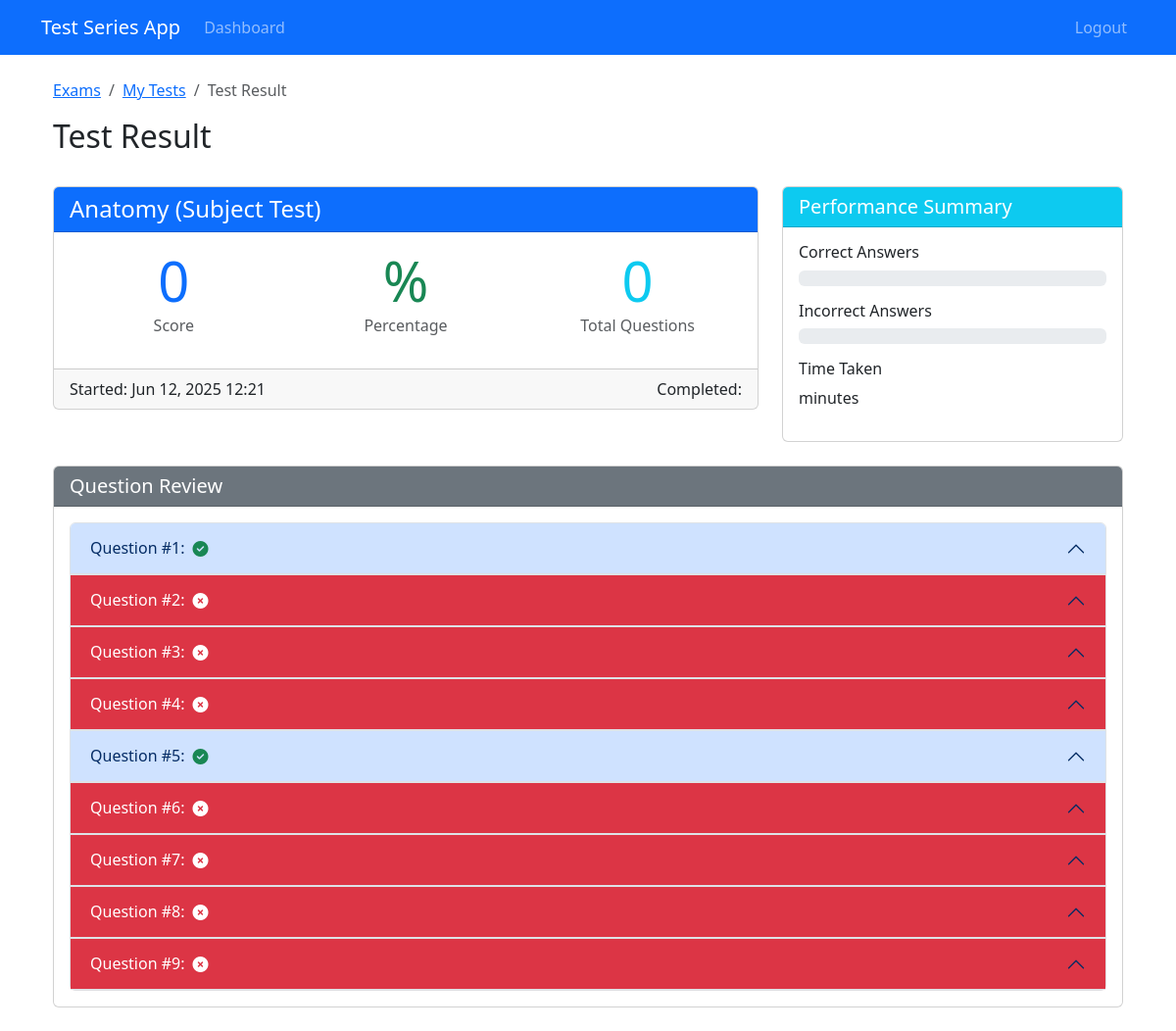
/exams/test_result/2/ (signed in), run on the app's committed database.
### exams/models.py (models this page shows, shortened)
class TestAttempt(models.Model):
    user = models.ForeignKey(User, on_delete=models.CASCADE)
    mock_test = models.ForeignKey('MockTest', on_delete=models.CASCADE, null=True, blank=True)
    subject = models.ForeignKey(Subject, on_delete=models.CASCADE, null=True, blank=True)
    chapter = models.ForeignKey(Chapter, on_delete=models.CASCADE, null=True, blank=True)
    score = models.PositiveIntegerField(default=0)
    total_questions = models.PositiveIntegerField(default=0)
    completed = models.BooleanField(default=False)
    start_time = models.DateTimeField(auto_now_add=True)
    end_time = models.DateTimeField(null=True, blank=True)
    current_question_index = models.PositiveIntegerField(default=0)

class Subject(models.Model):
    exam_type = models.ForeignKey(ExamType, on_delete=models.CASCADE)
    name = models.CharField(max_length=100)
    description = models.TextField(blank=True, null=True)
    created_at = models.DateTimeField(auto_now_add=True)
    updated_at = models.DateTimeField(auto_now=True)

class UserAnswer(models.Model):
    user = models.ForeignKey(User, on_delete=models.CASCADE)
    question = models.ForeignKey(Question, on_delete=models.CASCADE)
    selected_answer = models.ForeignKey(Answer, on_delete=models.CASCADE, null=True, blank=True)
    is_correct = models.BooleanField(default=False)
    timestamp = models.DateTimeField(auto_now_add=True)

### exams/views.py (the view)
# urls.py: path('test_result/<int:attempt_id>/', views.test_result, name='test_result'),
@login_required
def test_result(request, attempt_id):
    attempt = get_object_or_404(TestAttempt, pk=attempt_id, user=request.user)
    if attempt.mock_test:
        questions = attempt.mock_test.questions.all()
    elif attempt.subject:
        questions = Question.objects.filter(subject=attempt.subject)
    elif attempt.chapter:
        questions = Question.objects.filter(chapter=attempt.chapter)
    else:
        questions = Question.objects.none()
    user_answers = UserAnswer.objects.filter(
        user=request.user,
        question__in=questions
    ).select_related('question', 'selected_answer')
    return render(request, 'exams/test_result.html', {
        'attempt': attempt,
        'user_answers': user_answers,
    })

### templates/exams/test_result.html (shortened to what this page needs)
{% extends 'base.html' %}
{% block content %}
<div class="container">
    <div class="row mb-4">
        <div class="col">
            <nav aria-label="breadcrumb">
                <ol class="breadcrumb">
                    <li class="breadcrumb-item"><a href="{% url 'exam_types' %}">Exams</a></li>
                    <li class="breadcrumb-item"><a href="{% url 'test_history' %}">My Tests</a></li>
                    <li class="breadcrumb-item active" aria-current="page">Test Result</li>
                </ol>
            </nav>
            <h2>Test Result</h2>
        </div>
    </div>
    <div class="row mb-4">
        <div class="col-md-8">
            <div class="card">
                <div class="card-header bg-primary text-white">
                    <h4 class="mb-0">
                        {% if attempt.mock_test %}
                            {{ attempt.mock_test.title }}
                        {% elif attempt.subject %}
                            {{ attempt.subject.name }} (Subject Test)
                        {% elif attempt.chapter %}
                            {{ attempt.chapter.name }} (Chapter Test)
                        {% endif %}
                    </h4>
                </div>
                <div class="card-body">
                    <div class="row text-center">
                        <div class="col-md-4">
                            <div class="display-4 text-primary">{{ attempt.score }}</div>
                            <p class="text-muted">Score</p>
                        </div>
                        <div class="col-md-4">
                            <div class="display-4 text-success">{{ percentage }}%</div>
                            <p class="text-muted">Percentage</p>
                        </div>
                        <div class="col-md-4">
                            <div class="display-4 text-info">{{ attempt.total_questions }}</div>
                            <p class="text-muted">Total Questions</p>
                        </div>
                    </div>
                </div>
                <div class="card-footer">
                    <div class="d-flex justify-content-between">
                        <span>Started: {{ attempt.start_time|date:"M d, Y H:i" }}</span>
                        <span>Completed: {{ attempt.end_time|date:"M d, Y H:i" }}</span>
                    </div>
                </div>
            </div>
        </div>
        <div class="col-md-4">
            <div class="card h-100">
                <div class="card-header bg-info text-white">
                    <h5 class="mb-0">Performance Summary</h5>
                </div>
                <div class="card-body">
                    <div class="mb-3">
                        <h6>Correct Answers</h6>
                        <div class="progress">
                        </div>
                    </div>
                    <div class="mb-3">
                        <h6>Incorrect Answers</h6>
                        <div class="progress">
                        </div>
                    </div>
                    <div>
                        <h6>Time Taken</h6>
                        <p>{{ duration|floatformat }} minutes</p>
                    </div>
                </div>
            </div>
        </div>
    </div>
    <div class="row">
        <div class="col">
            <div class="card">
                <div class="card-header bg-secondary text-white">
                    <h5 class="mb-0">Question Review</h5>
                </div>
                <div class="card-body">
                    <div class="accordion" id="questionsAccordion">
                        {% for user_answer in user_answers %}
                        <div class="accordion-item">
                            <h2 class="accordion-header" id="heading{{ forloop.counter }}">
                                <button class="accordion-button {% if not user_answer.is_correct %}bg-danger text-white{% endif %}" type="button" data-bs-toggle="collapse" data-bs-target="#collapse{{ forloop.counter }}" aria-expanded="true" aria-controls="collapse{{ forloop.counter }}">
                                    Question #{{ forloop.counter }}: {% if user_answer.is_correct %}<i class="fas fa-check-circle text-success ms-2"></i>{% else %}<i class="fas fa-times-circle text-white ms-2"></i>{% endif %}
                                </button>
                            </h2>
                        </div>
                        {% endfor %}
                    </div>
                </div>
            </div>
        </div>
    </div>
</div>
{% endblock content %}

### data on the page
TestAttempt: subject.name "Anatomy", score "0", total_questions "0", start_time "Jun 12, 2025 12:21"
UserAnswer: is_correct True (drawn)
UserAnswer: is_correct False (drawn)
UserAnswer: is_correct False (drawn)
UserAnswer: is_correct False (drawn)
UserAnswer: is_correct True (drawn)
UserAnswer: is_correct False (drawn)
UserAnswer: is_correct False (drawn)
UserAnswer: is_correct False (drawn)
UserAnswer: is_correct False (drawn)
